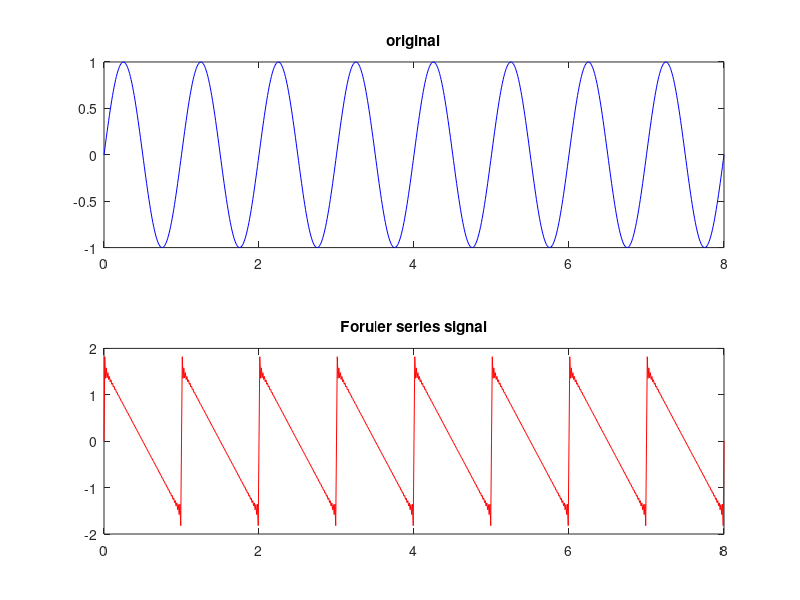

This chart was generated by the following MATLAB code:
t=0:0.01:8;
y=sin(2*pi*t);
x=0;
for n=1:50
  x=x+(1/n)*sin(2*n*pi*t);                                                  % f=1
end
subplot(2,1,1);
plot(t,y,'b');
title('original');
subplot(2,1,2);
plot(t,x,'r');
title('Foruier series signal');